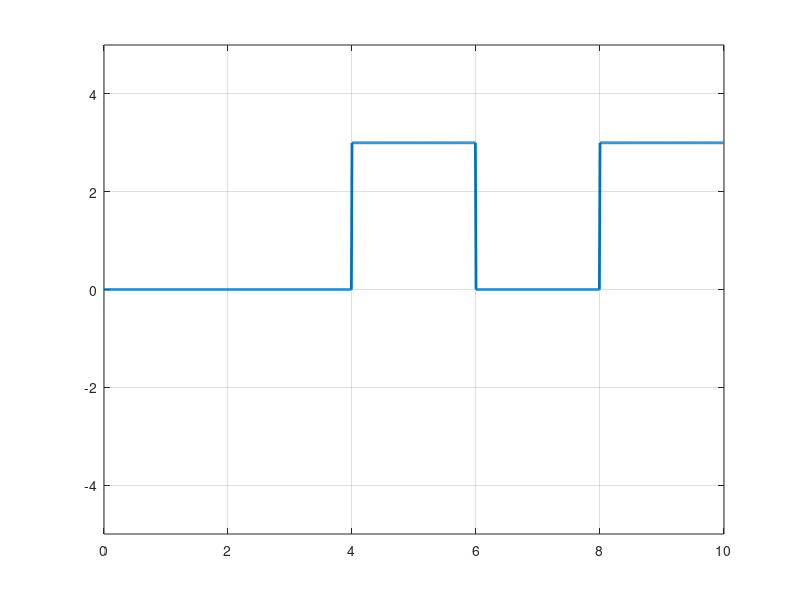

This figure's MATLAB source:
clc;
close all;
clear all;

bits=[1 1 0 1 0];
bit_dur=2;
T=length(bits)*bit_dur;
fs=100;
t=0:1/fs:T-(1/fs);

for i=1:length(bits)
    if bits(i)==0
        x((i-1)*fs*bit_dur+1:i*fs*bit_dur) = 3;
    else
        x((i-1)*fs*bit_dur+1:i*fs*bit_dur) = 0;
    end
end
plot(t,x,'linewidth',2);
ylim([-5,5]);
xlim([0,T]);
grid on;

%demodulation
for i=1:length(x)/(fs*bit_dur)
    if x((i-1)*fs*bit_dur+1:i*fs*bit_dur) == zeros(1,fs*bit_dur)
        disp(1);
    else
        disp(0);
    end
end

        
